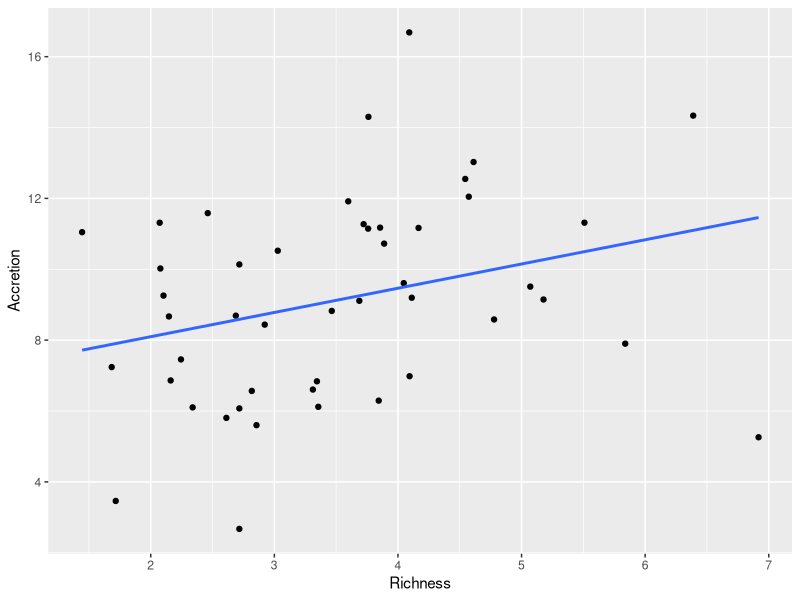
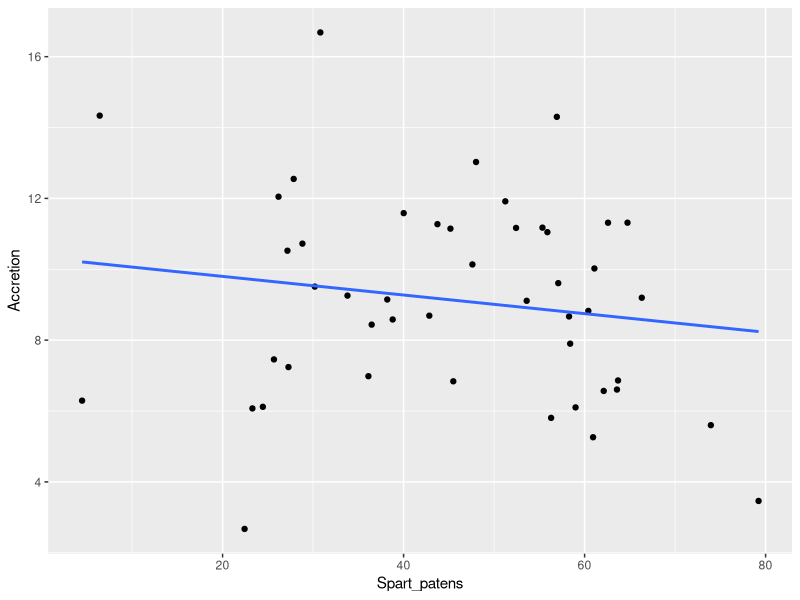
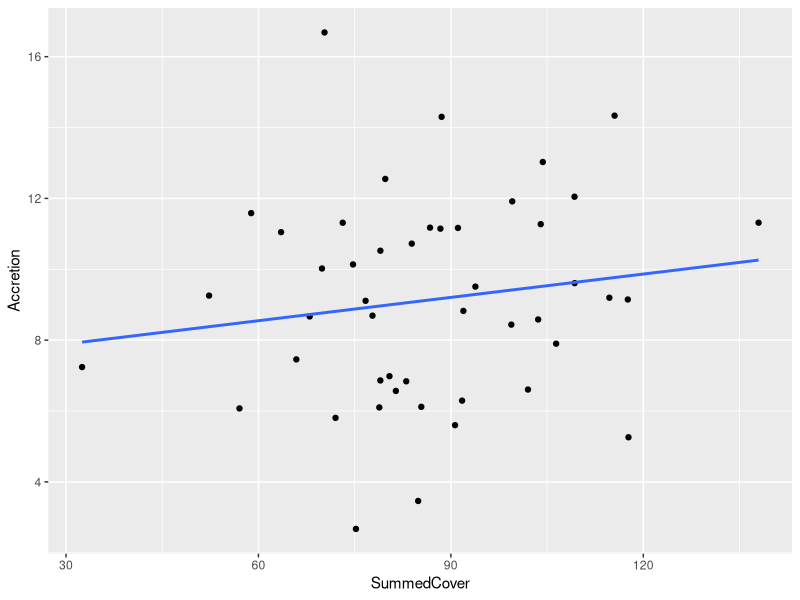

Generate these figures, in order, with R:
library(tidyverse)
library(nlme)

data <- read_csv("dat.csv")

brackish <- data %>%
  filter(CommunityStationFront == "Brackish")

#dominant species - Spartina patens
dom_spp <- brackish %>%
  summarise(across(c("Acer_negundo":"Zizip_Mill."), sum, na.rm = TRUE)) %>%
  pivot_longer(cols = c("Acer_negundo":"Zizip_Mill."),
               names_to = "species",
               values_to = "cover")


#accretion vs. richness
ggplot(brackish, aes(x = Richness, y = Accretion)) +
  geom_point() +
  geom_smooth(method = lm, se = F)

#accretion vs. dominant species
ggplot(brackish, aes(x = Spart_patens, y = Accretion)) +
  geom_point() +
  geom_smooth(method = lm, se = F)

#accretion vs. summed cover
ggplot(brackish, aes(x = SummedCover, y = Accretion)) +
  geom_point() +
  geom_smooth(method = lm, se = F)


#glm 
m1 <- gls(Accretion ~ Richness + Spart_patens + SummedCover, data = brackish)

m2 <- gls(Accretion ~ Richness + Spart_patens + SummedCover, 
          correlation = corSpher(form = ~ lat+lon), data = brackish)
  
anova(m1, m2)

anova(m2, type = "marginal")
anova(m1, type = "marginal")
